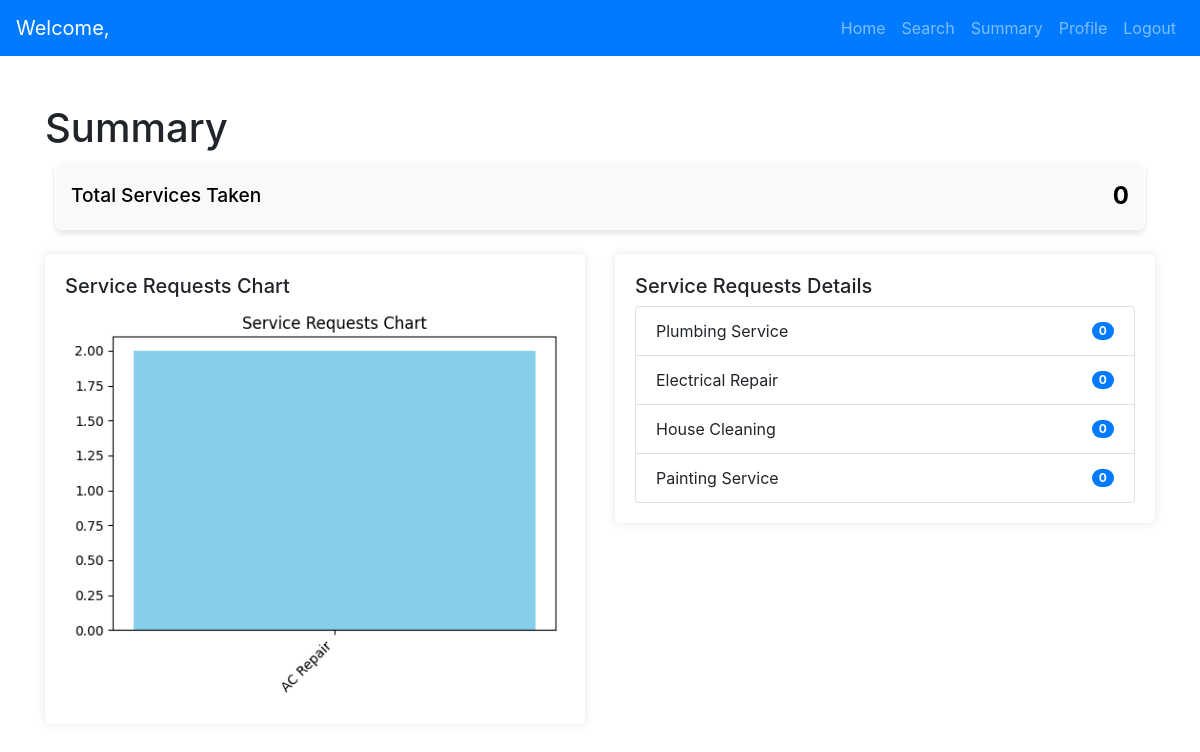
Before: /customer_summary with the older database file.
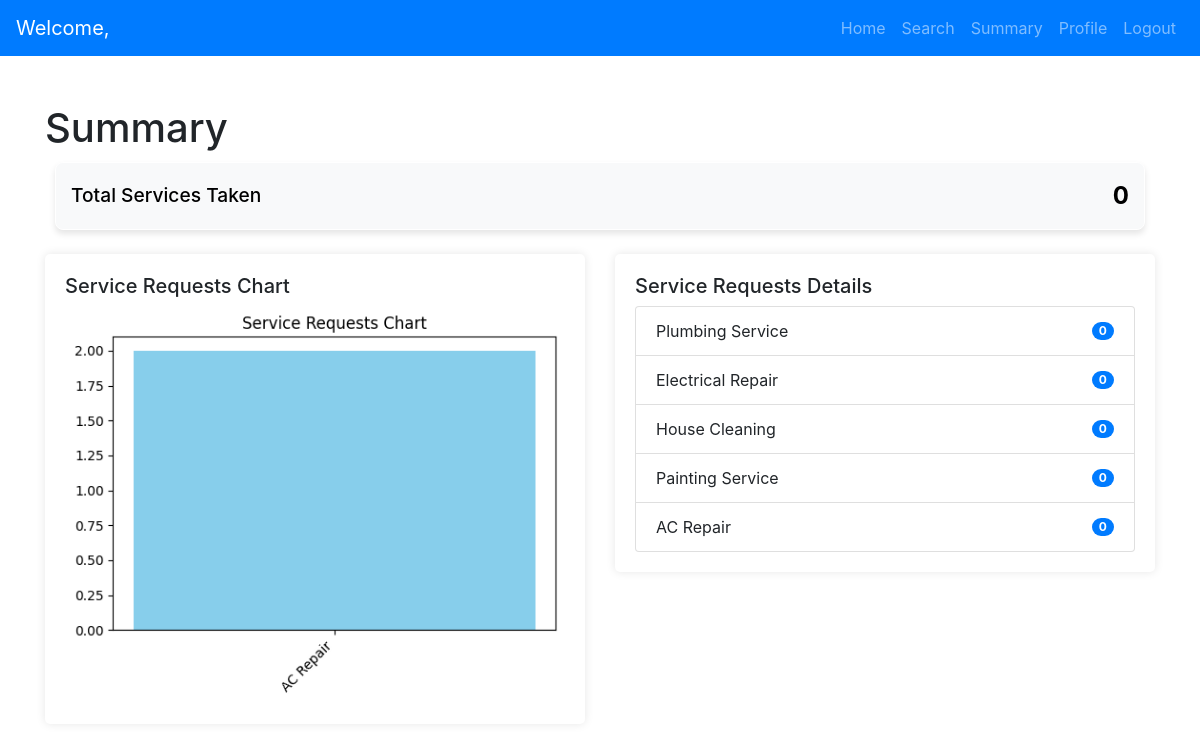
After: the same page with the newer database file.
### models.py (models this page shows)
class Service(db.Model):
    __tablename__ = 'services'
    id = db.Column(db.String(6), primary_key=True, default=generate_unique_id, unique=True)
    service_name = db.Column(db.String(100), nullable=False)
    service_description = db.Column(db.Text, nullable=True)
    price = db.Column(db.Float, nullable=False)
    duration = db.Column(db.Float, nullable=True)
    requests = db.relationship('Request', back_populates='service', lazy=True, passive_deletes=True)

### app.py (the view)
@app.route("/customer_summary")
def customer_summary():
    customer_id = session.get("user_id")
    customer = Customer.query.get(customer_id)
    total_services_taken = Request.query.filter_by(customer_id=customer_id).count()
    services = Service.query.all()
    service_requests = {
        service.service_name: Request.query.filter_by(customer_id=customer_id, service_id=service.id).count()
        for service in services
    }
    service_requests_chart = generate_chart(
        service_requests, "bar", "Service Requests Chart", "service_requests_chart.png"
    )
    return render_template(
        "customer/customer_summary.html",
        customer=customer,
        total_services_taken=total_services_taken,
        service_requests=service_requests,
        charts={"service_requests": service_requests_chart},
    )

### app.py (called while the page is built, shortened)
def generate_chart(data, chart_type, title, filename):
    charts_dir = "static/charts"
    os.makedirs(charts_dir, exist_ok=True)
    if not data or all(value == 0 for value in data.values()):
        plt.figure(figsize=(6, 4))
        plt.text(0.5, 0.5, "No data available", ha='center', va='center', fontsize=14, alpha=0.6)
        plt.title(title)
        plt.axis('off')
        filepath = os.path.join(charts_dir, filename)
        plt.savefig(filepath, bbox_inches="tight")
        plt.close()
        return filepath

### templates/customer/customer_summary.html (shortened to what this page needs)
<!DOCTYPE html>
<html lang="en">
<head>
    <link href="https://stackpath.bootstrapcdn.com/bootstrap/4.5.2/css/bootstrap.min.css" rel="stylesheet">
</head>
<body>
    {% extends 'base.html' %}
    {% block navbar %}
        {% include 'navbars/customer_navbar.html' %}
    {% endblock %}
    {% block content %}
    <div class="container mt-5">
        <h1>Summary</h1>
        <div class="stat-box">
            <h4>Total Services Taken</h4>
            <p>{{ total_services_taken }}</p>
        </div>
        <div class="row mt-4">
            <div class="col-md-6">
                <div class="container-box">
                    <h5>Service Requests Chart</h5>
                    {% if charts['service_requests'] %}
                        <img src="{{ charts['service_requests'] }}" alt="Service Requests Chart" style="width: 100%; height: auto;">
                    {% else %}
                        <p>No data available.</p>
                    {% endif %}
                </div>
            </div>
            <div class="col-md-6">
                <div class="container-box">
                    <h5>Service Requests Details</h5>
                    <ul class="list-group">
                        {% for service, count in service_requests.items() %}
                        <li class="list-group-item d-flex justify-content-between align-items-center">
                            {{ service }}
                            <span class="badge badge-primary badge-pill">{{ count }}</span>
                        </li>
                        {% endfor %}
                    </ul>
                </div>
            </div>
        </div>
    </div>
    {% endblock %}

Changed rows visible on the page:
added Service: service_name "AC Repair", count "0"
